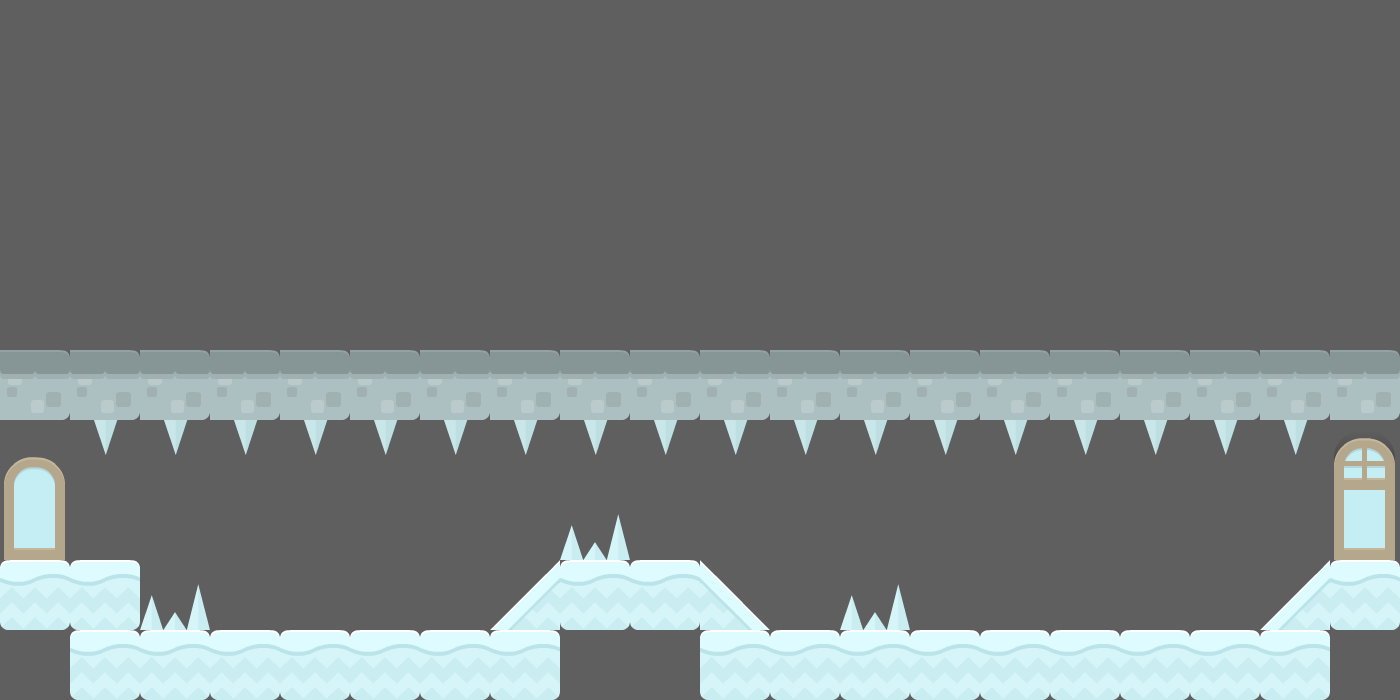

Below is a game level as drawn by its tile map, then a one-line description and the .tmx that defines it (tile-layer data replaced by summaries):
An orthogonal 20x10 tile map with 70x70 px tiles, 2 tile layers (Tile Layer 1, Tile Layer 2), 4 tilesets and 3 objects (3x ground).

<map version="1.0" orientation="orthogonal" width="20" height="10" tilewidth="70" tileheight="70" backgroundcolor="#5f5f5f">
 <tileset firstgid="1" name="background-tiles" tilewidth="70" tileheight="70">
  <image source="../img/background-tiles.png" width="910" height="840" />
 </tileset>
 <tileset firstgid="157" name="mushroom-tiles" tilewidth="70" tileheight="70">
  <image source="../img/mushroom-tiles.png" width="490" height="490" />
 </tileset>
 <tileset firstgid="206" name="ice-tiles" tilewidth="70" tileheight="70">
  <image source="../img/ice-tiles.png" width="980" height="490" />
 </tileset>
 <tileset firstgid="304" name="building-tiles" tilewidth="70" tileheight="70">
  <image source="../img/building-tiles.png" width="980" height="490" />
 </tileset>
 <layer name="Tile Layer 1" width="20" height="10">
  <data>[200 cells, 51 non-empty, 8 distinct tile ids]</data>
 </layer>
 <layer name="Tile Layer 2" width="20" height="10" opacity="0.9">
  <data>[200 cells, 18 non-empty, 1 distinct tile ids]</data>
 </layer>
 <objectgroup color="#f80606" name="collision" width="20" height="10">
  <object name="ground" type="ground" x="0" y="560">
   <polyline points="0,0 140,0 140,70 490,70 560,0 700,0 770,70 1260,70 1330,0 1400,0" />
  </object>
  <object name="ground" type="ground" x="1400" y="700">
   <polyline points="0,0 0,-350" />
  </object>
  <object name="ground" type="ground" x="0" y="350">
   <polyline points="0,0 0,350" />
  </object>
 </objectgroup>
</map>
